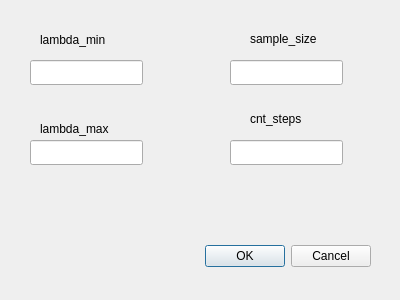
<?xml version="1.0" encoding="UTF-8"?>
<ui version="4.0">
 <class>DrawTimeDialog</class>
 <widget class="QDialog" name="DrawTimeDialog">
  <property name="geometry">
   <rect>
    <x>0</x>
    <y>0</y>
    <width>400</width>
    <height>300</height>
   </rect>
  </property>
  <property name="windowTitle">
   <string>Dialog</string>
  </property>
  <widget class="QDialogButtonBox" name="buttonBox">
   <property name="geometry">
    <rect>
     <x>30</x>
     <y>240</y>
     <width>341</width>
     <height>32</height>
    </rect>
   </property>
   <property name="orientation">
    <enum>Qt::Horizontal</enum>
   </property>
   <property name="standardButtons">
    <set>QDialogButtonBox::Cancel|QDialogButtonBox::Ok</set>
   </property>
  </widget>
  <widget class="QLineEdit" name="lambda_min_lineEdit">
   <property name="geometry">
    <rect>
     <x>30</x>
     <y>60</y>
     <width>113</width>
     <height>25</height>
    </rect>
   </property>
  </widget>
  <widget class="QLineEdit" name="lambda_max_lineEdit_2">
   <property name="geometry">
    <rect>
     <x>30</x>
     <y>140</y>
     <width>113</width>
     <height>25</height>
    </rect>
   </property>
  </widget>
  <widget class="QLineEdit" name="sample_size_lineEdit_3">
   <property name="geometry">
    <rect>
     <x>230</x>
     <y>60</y>
     <width>113</width>
     <height>25</height>
    </rect>
   </property>
  </widget>
  <widget class="QLineEdit" name="cnt_steps_lineEdit_4">
   <property name="geometry">
    <rect>
     <x>230</x>
     <y>140</y>
     <width>113</width>
     <height>25</height>
    </rect>
   </property>
  </widget>
  <widget class="QLabel" name="label">
   <property name="geometry">
    <rect>
     <x>40</x>
     <y>30</y>
     <width>91</width>
     <height>20</height>
    </rect>
   </property>
   <property name="text">
    <string>lambda_min</string>
   </property>
  </widget>
  <widget class="QLabel" name="label_2">
   <property name="geometry">
    <rect>
     <x>40</x>
     <y>120</y>
     <width>101</width>
     <height>17</height>
    </rect>
   </property>
   <property name="text">
    <string>lambda_max</string>
   </property>
  </widget>
  <widget class="QLabel" name="label_3">
   <property name="geometry">
    <rect>
     <x>250</x>
     <y>30</y>
     <width>91</width>
     <height>17</height>
    </rect>
   </property>
   <property name="text">
    <string>sample_size</string>
   </property>
  </widget>
  <widget class="QLabel" name="label_4">
   <property name="geometry">
    <rect>
     <x>250</x>
     <y>110</y>
     <width>91</width>
     <height>17</height>
    </rect>
   </property>
   <property name="text">
    <string>cnt_steps</string>
   </property>
  </widget>
 </widget>
 <resources/>
 <connections>
  <connection>
   <sender>buttonBox</sender>
   <signal>accepted()</signal>
   <receiver>DrawTimeDialog</receiver>
   <slot>accept()</slot>
   <hints>
    <hint type="sourcelabel">
     <x>248</x>
     <y>254</y>
    </hint>
    <hint type="destinationlabel">
     <x>157</x>
     <y>274</y>
    </hint>
   </hints>
  </connection>
  <connection>
   <sender>buttonBox</sender>
   <signal>rejected()</signal>
   <receiver>DrawTimeDialog</receiver>
   <slot>reject()</slot>
   <hints>
    <hint type="sourcelabel">
     <x>316</x>
     <y>260</y>
    </hint>
    <hint type="destinationlabel">
     <x>286</x>
     <y>274</y>
    </hint>
   </hints>
  </connection>
 </connections>
</ui>
